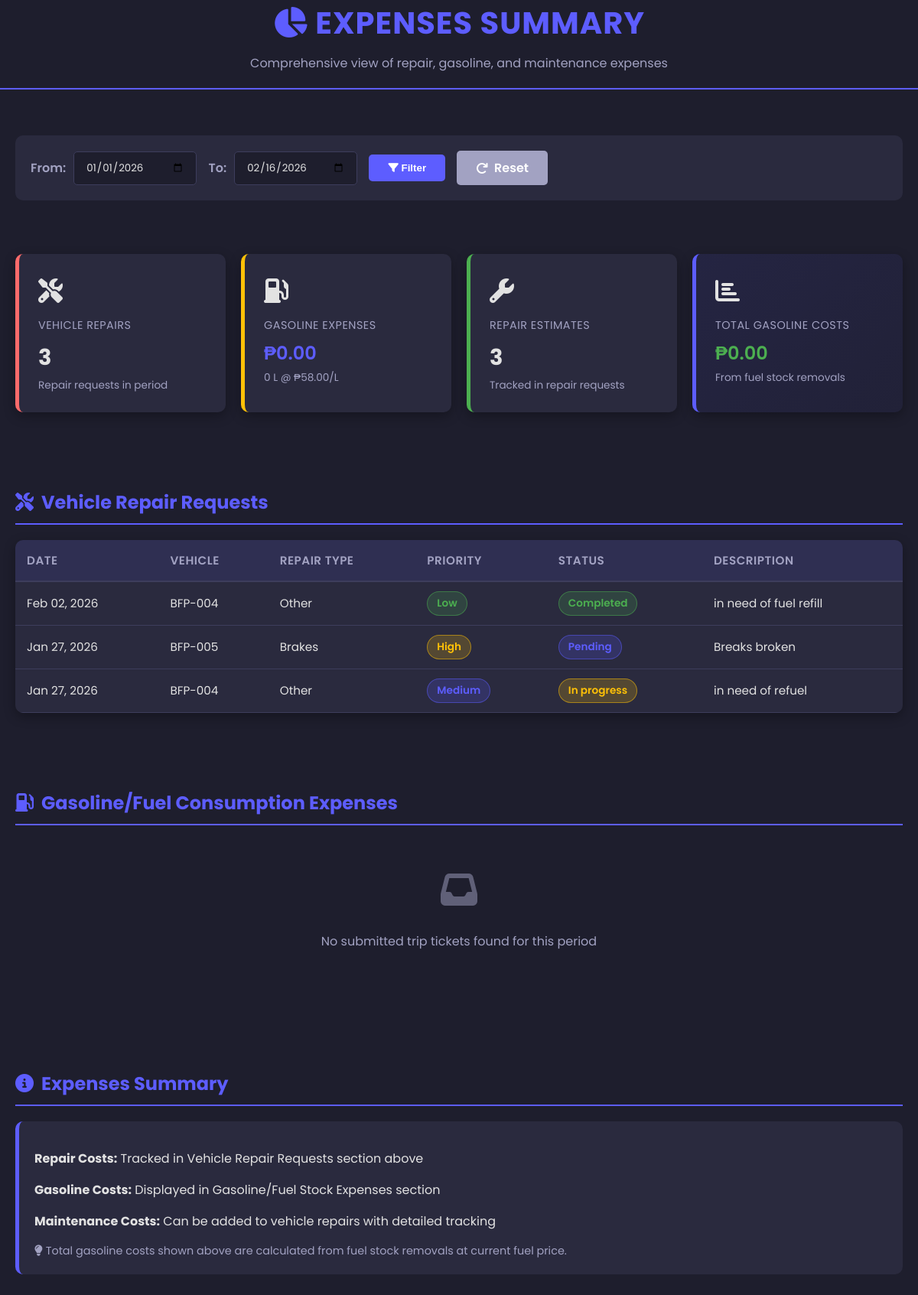
Screenshot of /Expenses.php with the database file from the repository.
### tables this page shows
CREATE TABLE `vehicle_repairs` (
  `id` int(11) NOT NULL,
  `vehicle_id` int(11) NOT NULL,
  `user_id` int(11) NOT NULL,
  `requester_name` varchar(100) DEFAULT NULL,
  `repair_type` varchar(100) NOT NULL,
  `description` text NOT NULL,
  `priority` enum('low','medium','high','urgent') DEFAULT 'medium',
  `status` enum('pending','approved','in_progress','completed','rejected') DEFAULT 'pending',
  `requested_date` timestamp NOT NULL DEFAULT current_timestamp(),
  `approval_date` datetime DEFAULT NULL,
  `completed_date` datetime DEFAULT NULL,
  `approved_by` int(11) DEFAULT NULL,
  `approver_name` varchar(100) DEFAULT NULL,
  `notes` text DEFAULT NULL,
  `taken_by_personnel` varchar(100) DEFAULT NULL COMMENT 'Person who brought the vehicle to the shop',
  `repair_location` varchar(255) DEFAULT NULL,
  `actual_repair_date` date DEFAULT NULL
);

CREATE TABLE `vehicles` (
  `id` int(11) NOT NULL,
  `vehicle_no` varchar(50) NOT NULL,
  `vehicle_type` varchar(100) NOT NULL,
  `make` varchar(100) DEFAULT NULL,
  `model` varchar(100) DEFAULT NULL,
  `year` int(4) DEFAULT NULL,
  `color` varchar(50) DEFAULT NULL,
  `engine_no` varchar(100) DEFAULT NULL,
  `chassis_no` varchar(100) DEFAULT NULL,
  `fuel_type` enum('gasoline','diesel','hybrid','lpg') DEFAULT 'gasoline',
  `fuel_capacity` decimal(10,2) DEFAULT 0.00,
  `current_fuel` decimal(10,2) DEFAULT 0.00,
  `gps_enabled` tinyint(1) DEFAULT 0,
  `gps_device_id` varchar(100) DEFAULT NULL,
  `sensor_enabled` tinyint(1) DEFAULT 0,
  `sensor_device_id` varchar(100) DEFAULT NULL,
  `vehicle_photo` varchar(255) DEFAULT NULL,
  `description` text DEFAULT NULL COMMENT 'Vehicle description and details',
  `status` enum('available','deployed','inactive','in_repair') DEFAULT 'available',
  `created_at` timestamp NOT NULL DEFAULT current_timestamp()
);

### Expenses.php (the view, shortened to what this page needs)
<?php
require_once("db_connect.php");
$date_from = isset($_GET['date_from']) ? $_GET['date_from'] : date('Y-01-01');
$date_to = isset($_GET['date_to']) ? $_GET['date_to'] : date('Y-m-d');
$repair_cost_sql = "SELECT
    vr.id,
    'Repair' as expense_type,
    vr.repair_type,
    vr.priority,
    vr.status,
    0 as amount,
    vr.requested_date as expense_date,
    v.vehicle_no,
    u.username,
    vr.description
FROM vehicle_repairs vr
LEFT JOIN vehicles v ON vr.vehicle_id = v.id
LEFT JOIN users u ON vr.user_id = u.id
WHERE DATE(vr.requested_date) BETWEEN ? AND ?
ORDER BY vr.requested_date DESC";
$repair_cost_stmt = $pdo->prepare($repair_cost_sql);
$repair_cost_stmt->execute([$date_from, $date_to]);
$repair_expenses = $repair_cost_stmt->fetchAll(PDO::FETCH_ASSOC);
$fuel_price_sql = "SELECT price FROM price_data WHERE item_name = 'Fuel Price' LIMIT 1";
$fuel_price_result = $pdo->query($fuel_price_sql)->fetch();
$fuel_price = $fuel_price_result['price'] ?? 58.00;
$fuel_cost_sql = "SELECT
    t.id,
    t.control_no,
    t.ticket_date as expense_date,
    v.vehicle_no,
    u.username,
    t.gas_used_trip as fuel_liters,
    t.gas_used_trip * ? as fuel_cost,
    t.approx_distance,
    t.purpose as description
FROM trip_tickets t
LEFT JOIN vehicles v ON t.vehicle_plate_no = v.vehicle_no
LEFT JOIN users u ON t.driver_id = u.id
WHERE t.status = 'Submitted' AND DATE(t.ticket_date) BETWEEN ? AND ?
ORDER BY t.ticket_date DESC";
$fuel_cost_stmt = $pdo->prepare($fuel_cost_sql);
$fuel_cost_stmt->execute([$fuel_price, $date_from, $date_to]);
$fuel_expenses = $fuel_cost_stmt->fetchAll(PDO::FETCH_ASSOC);
$fuel_total = 0;
$total_fuel_liters = 0;
?>
<!DOCTYPE html>
<html lang="en">
<head>
    <link rel="stylesheet" href="https://cdnjs.cloudflare.com/ajax/libs/font-awesome/6.4.0/css/all.min.css">
</head>
<body>
    <div class="wrapper">
        <main>
            <div class="header">
                <h1><i class="fas fa-chart-pie"></i> Expenses Summary</h1>
                <p>Comprehensive view of repair, gasoline, and maintenance expenses</p>
            </div>
            <div style="padding: 20px; max-width: 1400px; margin: 0 auto; width: 100%;">
                <form method="GET" class="filters">
                    <div style="display: flex; align-items: center; gap: 10px;">
                        <label style="color: var(--text-gray); font-weight: 600; white-space: nowrap;">From:</label>
                        <input type="date" name="date_from" value="<?php echo $date_from; ?>" required>
                    </div>
                    <div style="display: flex; align-items: center; gap: 10px;">
                        <label style="color: var(--text-gray); font-weight: 600; white-space: nowrap;">To:</label>
                        <input type="date" name="date_to" value="<?php echo $date_to; ?>" required>
                    </div>
                    <button type="submit" style="padding: 10px 25px; background: var(--primary-color); color: white; border: none; border-radius: 5px; cursor: pointer; font-weight: 600; transition: all 0.3s ease;">
                        <i class="fas fa-filter"></i> Filter
                    </button>
                    <a href="Expenses.php" style="padding: 10px 25px; background: var(--text-gray); color: white; border: none; border-radius: 5px; cursor: pointer; font-weight: 600; text-decoration: none; display: inline-flex; align-items: center; gap: 8px; transition: all 0.3s ease;">
                        <i class="fas fa-redo"></i> Reset
                    </a>
                </form>
            </div>
            <div style="padding: 20px; max-width: 1400px; margin: 0 auto; width: 100%;">
                <div class="summary-cards">
                    <div class="card repair">
                        <div class="card-icon"><i class="fas fa-tools"></i></div>
                        <div class="card-label">Vehicle Repairs</div>
                        <div class="card-value"><?php echo count($repair_expenses); ?></div>
                        <div class="card-subtitle">Repair requests in period</div>
                    </div>
                    <div class="card fuel">
                        <div class="card-icon"><i class="fas fa-gas-pump"></i></div>
                        <div class="card-label">Gasoline Expenses</div>
                        <div class="card-amount">₱<?php echo number_format($fuel_total, 2); ?></div>
                        <div class="card-subtitle"><?php echo round($total_fuel_liters, 2); ?> L @ ₱<?php echo number_format($fuel_price, 2); ?>/L</div>
                    </div>
                    <div class="card maintenance">
                        <div class="card-icon"><i class="fas fa-wrench"></i></div>
                        <div class="card-label">Repair Estimates</div>
                        <div class="card-value"><?php echo count($repair_expenses); ?></div>
                        <div class="card-subtitle">Tracked in repair requests</div>
                    </div>
                    <div class="card total">
                        <div class="card-icon"><i class="fas fa-chart-bar"></i></div>
                        <div class="card-label">Total Gasoline Costs</div>
                        <div class="card-amount" style="color: #4caf50;">₱<?php echo number_format($fuel_total, 2); ?></div>
                        <div class="card-subtitle">From fuel stock removals</div>
                    </div>
                </div>
            </div>
            <div style="padding: 20px; max-width: 1400px; margin: 0 auto; width: 100%;">
                <div class="expense-section">
                    <h2 class="section-title"><i class="fas fa-tools"></i> Vehicle Repair Requests</h2>
                    <?php if (count($repair_expenses) > 0): ?>
                        <div class="table-responsive">
                            <table>
                                <thead>
                                    <tr>
                                        <th>Date</th>
                                        <th>Vehicle</th>
                                        <th>Repair Type</th>
                                        <th>Priority</th>
                                        <th>Status</th>
                                        <th>Description</th>
                                    </tr>
                                </thead>
                                <tbody>
                                    <?php foreach ($repair_expenses as $repair): ?>
                                        <tr>
                                            <td><?php echo date('M d, Y', strtotime($repair['expense_date'])); ?></td>
                                            <td><?php echo htmlspecialchars($repair['vehicle_no'] ?? 'N/A'); ?></td>
                                            <td><?php echo htmlspecialchars($repair['repair_type'] ?? 'N/A'); ?></td>
                                            <td>
                                                <span class="badge badge-<?php
                                                    echo match($repair['priority']) {
                                                        'urgent' => 'danger',
                                                        'high' => 'warning',
                                                        'medium' => 'info',
                                                        default => 'success'
                                                    };
                                                ?>">
                                                    <?php echo ucfirst(htmlspecialchars($repair['priority'] ?? 'N/A')); ?>
                                                </span>
                                            </td>
                                            <td>
                                                <span class="badge badge-<?php
                                                    echo match($repair['status']) {
                                                        'completed' => 'success',
                                                        'in_progress' => 'warning',
                                                        'rejected' => 'danger',
                                                        default => 'info'
                                                    };
                                                ?>">
                                                    <?php echo ucfirst(str_replace('_', ' ', htmlspecialchars($repair['status'] ?? 'N/A'))); ?>
                                                </span>
                                            </td>
                                            <td><?php echo htmlspecialchars(substr($repair['description'] ?? 'N/A', 0, 50)); ?></td>
                                        </tr>
                                    <?php endforeach; ?>
                                </tbody>
                            </table>
                        </div>
                    <?php endif; ?>
                </div>
            </div>
            <div style="padding: 20px; max-width: 1400px; margin: 0 auto; width: 100%;">
                <div class="expense-section">
                    <h2 class="section-title"><i class="fas fa-gas-pump"></i> Gasoline/Fuel Consumption Expenses</h2>
                    <?php if (count($fuel_expenses) > 0): ?>
                        <div class="table-responsive">
                            <table>
                                <thead>
                                    <tr>
                                        <th>Date</th>
                                        <th>Control No.</th>
                                        <th>Vehicle</th>
                                        <th>Driver</th>
                                        <th>Distance (km)</th>
                                        <th>Liters Used</th>
                                        <th>Price/Liter</th>
                                        <th>Total Cost</th>
                                        <th>Purpose</th>
                                    </tr>
                                </thead>
                                <tbody>
                                    <?php foreach ($fuel_expenses as $fuel): ?>
                                        <tr>
                                            <td><?php echo date('M d, Y', strtotime($fuel['expense_date'])); ?></td>
                                            <td><?php echo htmlspecialchars($fuel['control_no'] ?? 'N/A'); ?></td>
                                            <td><?php echo htmlspecialchars($fuel['vehicle_no'] ?? 'N/A'); ?></td>
                                            <td><?php echo htmlspecialchars($fuel['username'] ?? 'N/A'); ?></td>
                                            <td><?php echo round($fuel['approx_distance'] ?? 0, 2); ?></td>
                                            <td><?php echo round($fuel['fuel_liters'] ?? 0, 2); ?></td>
                                            <td>₱<?php echo number_format($fuel_price, 2); ?></td>
                                            <td style="color: var(--warning); font-weight: 600;">₱<?php echo number_format($fuel['cost'], 2); ?></td>
                                            <td><?php echo htmlspecialchars(substr($fuel['description'] ?? 'N/A', 0, 50)); ?></td>
                                        </tr>
                                    <?php endforeach; ?>
                                </tbody>
                            </table>
                        </div>
                    <?php else: ?>
                        <div class="empty-state">
                            <i class="fas fa-inbox"></i>
                            <p>No submitted trip tickets found for this period</p>
                        </div>
                    <?php endif; ?>
                </div>
            </div>
            <div style="padding: 20px; max-width: 1400px; margin: 0 auto; width: 100%;">
                <div class="expense-section">
                    <h2 class="section-title"><i class="fas fa-info-circle"></i> Expenses Summary</h2>
                    <div style="background: var(--bg-light-dark); padding: 20px; border-radius: 10px; border-left: 5px solid var(--primary-color);">
                        <p><strong>Repair Costs:</strong> Tracked in Vehicle Repair Requests section above</p>
                        <p><strong>Gasoline Costs:</strong> Displayed in Gasoline/Fuel Stock Expenses section</p>
                        <p><strong>Maintenance Costs:</strong> Can be added to vehicle repairs with detailed tracking</p>
                        <p style="margin: 0; color: var(--text-gray); font-size: 0.9rem;"><i class="fas fa-lightbulb"></i> Total gasoline costs shown above are calculated from fuel stock removals at current fuel price.</p>
                    </div>
                </div>
            </div>
        </main>
    </div>
</body>
</html>

### rows the page displays
vehicle_repairs: requested_date "Feb 02, 2026", vehicle.vehicle_no "BFP-004", repair_type "Other", priority "Low", status "Completed", description "in need of fuel refill"
vehicle_repairs: requested_date "Jan 27, 2026", vehicle.vehicle_no "BFP-005", repair_type "Brakes", priority "High", status "Pending", description "Breaks broken"
vehicle_repairs: requested_date "Jan 27, 2026", vehicle.vehicle_no "BFP-004", repair_type "Other", priority "Medium", status "In progress", description "in need of refuel"

### other values shown
count($repair_expenses) "3"
$fuel_total "0.00"
$total_fuel_liters "0"
$fuel_price "58.00"
